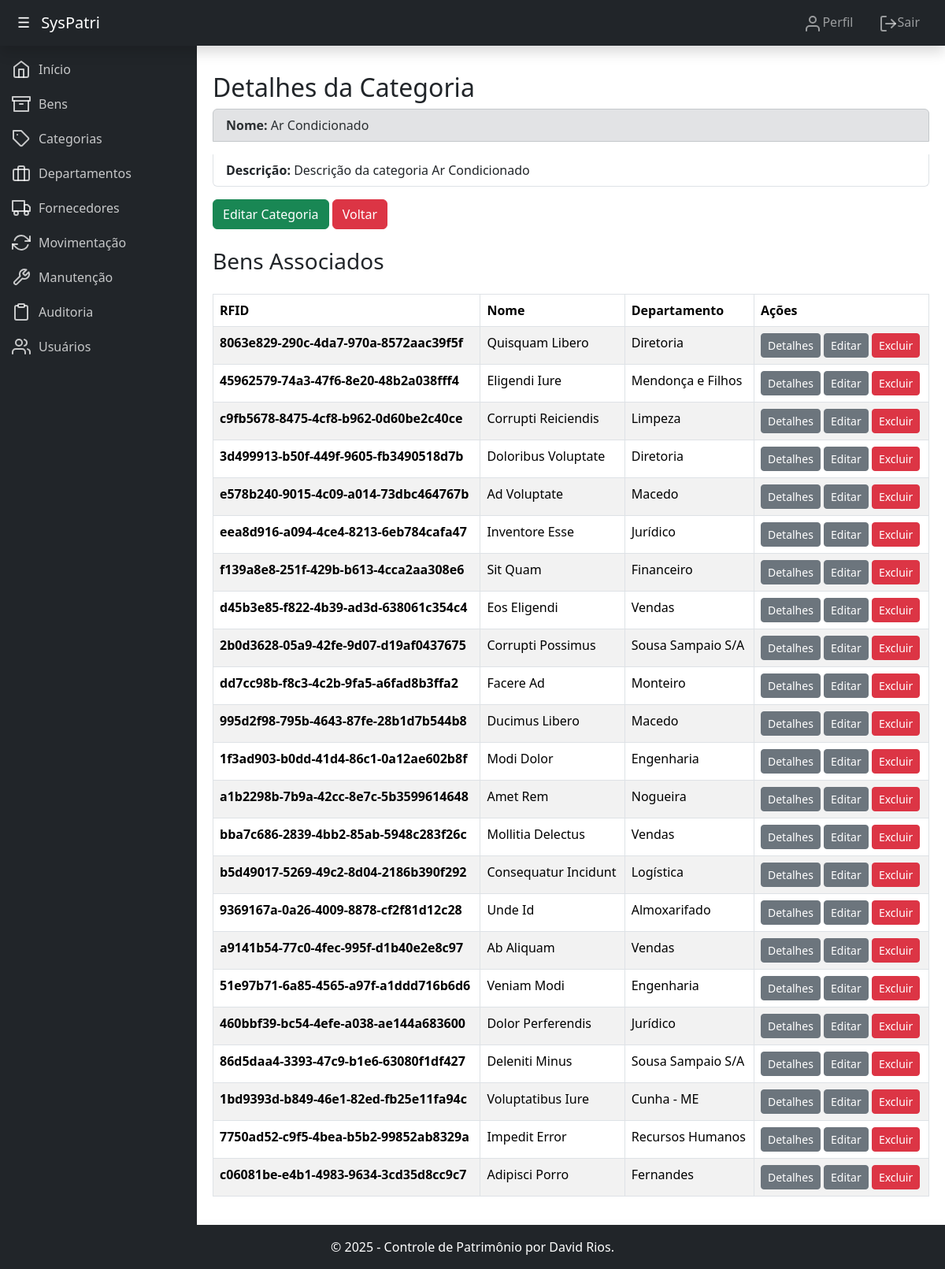
/patrimonio/categorias/detalhes/7/ (signed in), run on an earlier commit of the app's database.
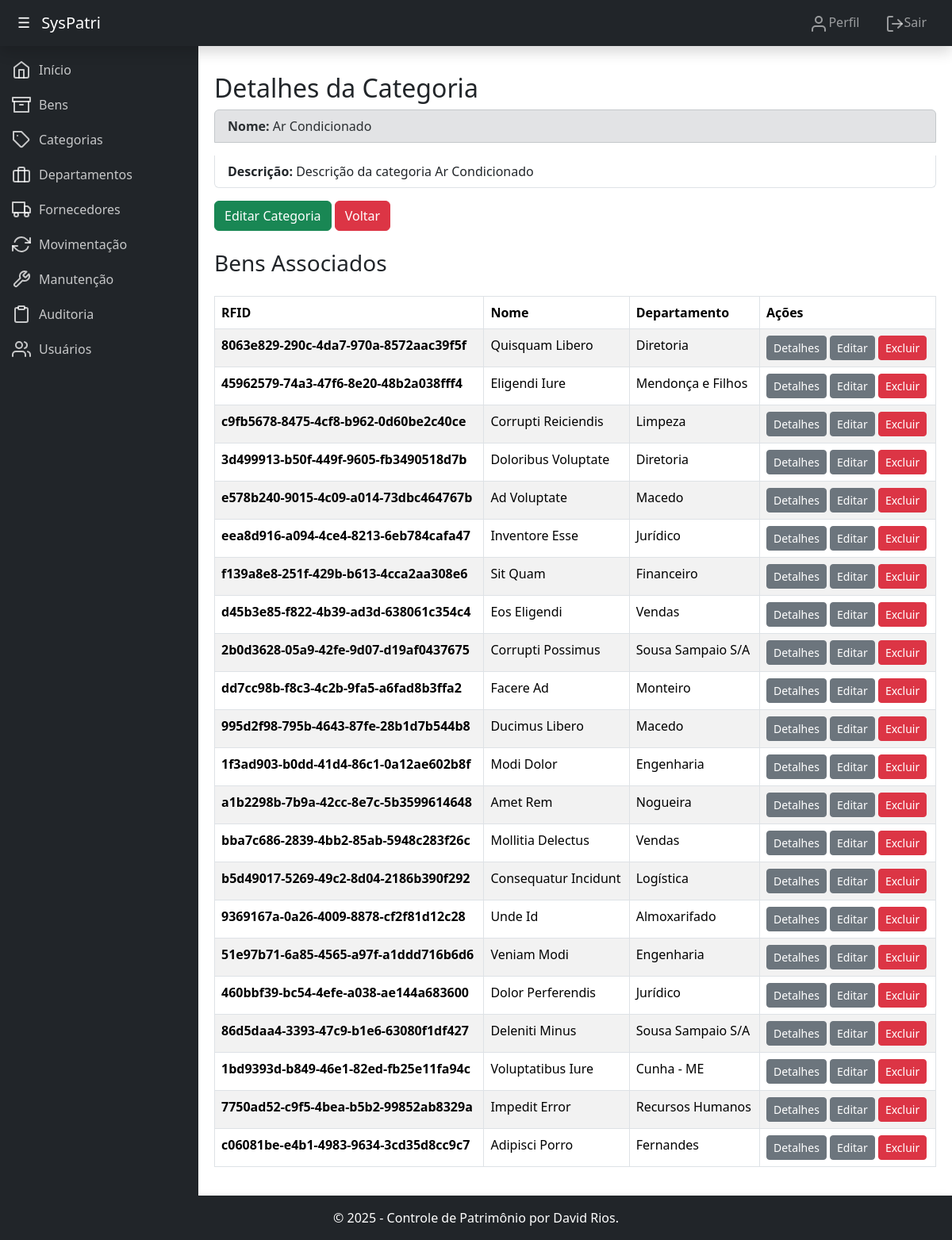
And on a later commit of the database.
### patrimonio/models.py (models this page shows, shortened)
class Categoria(models.Model):
    nome = models.CharField(max_length=100, verbose_name="Nome")
    descricao = models.TextField(blank=True, null=True, verbose_name="Descrição")
    class Meta:
        verbose_name = "Categoria"
        verbose_name_plural = "Categorias"

class Bem(models.Model):
    nome = models.CharField(max_length=100, verbose_name="Nome")
    descricao = models.TextField(blank=True, null=True, verbose_name="Descrição")
    categoria = models.ForeignKey(Categoria, on_delete=models.SET_NULL, null=True, verbose_name="Categoria")
    departamento = models.ForeignKey(Departamento, on_delete=models.SET_NULL, null=True, verbose_name="Departamento")
    fornecedor = models.ForeignKey(Fornecedor, on_delete=models.SET_NULL, null=True, verbose_name="Fornecedor")
    data_aquisicao = models.DateField(verbose_name="Data de Aquisição")
    valor = models.DecimalField(max_digits=10, decimal_places=2, verbose_name="Valor")
    rfid = models.CharField(max_length=50, unique=True, verbose_name="RFID")
    status = models.CharField(max_length=20, choices=[('ativo', 'Ativo'), ('inativo', 'Inativo')], default='ativo', verbose_name="Status")
    class Meta:
        verbose_name = "Bem"
        verbose_name_plural = "Bens"

class Departamento(models.Model):
    nome = models.CharField(max_length=100, verbose_name="Nome")
    responsavel = models.CharField(max_length=100, verbose_name="Responsável")
    telefone = models.CharField(max_length=20, blank=True, null=True, verbose_name="Telefone")
    class Meta:
        verbose_name = "Departamento"
        verbose_name_plural = "Departamentos"

### patrimonio/views.py (the view)
# urls.py: path('categorias/detalhes/<int:pk>/', views.detalhes_categoria, name='detalhes_categoria'),
@login_required
def detalhes_categoria(request, pk):
    categoria = get_object_or_404(Categoria, pk=pk)
    bens = Bem.objects.filter(categoria=categoria)  # Filtra os bens por categoria
    context = {
        'categoria': categoria,
        'bens': bens,  # Passa os bens para o template
    }
    return render(request, 'detalhes_categoria.html', context)

### patrimonio/templates/detalhes_categoria.html (shortened to what this page needs)
{% extends 'base.html' %}
{% block content %}
    <h2>Detalhes da Categoria</h2>
    <ul class="list-group">
        <p class="list-group-item list-group-item-secondary"><strong>Nome:</strong> {{ categoria.nome }}</p>
        <p class="list-group-item"><strong>Descrição:</strong> {{ categoria.descricao }}</p>
    </ul>
    <a class="btn btn-success" href="{% url 'atualizar_categoria' categoria.pk %}">Editar Categoria</a>
    <a class="btn btn-danger" href="{% url 'listar_categorias' %}">Voltar</a>
    <h3 class="mb-4 mt-4">Bens Associados</h3>
    {% if bens %}
        <table class="table table-striped table-bordered">
            <thead>
                <tr>
                    <th>RFID</th>
                    <th>Nome</th>
                    <th>Departamento</th>
                    <th class="w-auto">Ações</th>
                </tr>
            </thead>
            <tbody>
                {% for bem in bens %}
                    <tr>
                        <td><strong>{{ bem.rfid }}</strong></td>
                        <td>{{ bem.nome }}</td>
                        <td>{{ bem.departamento.nome }}</td>
                        <td class="w-auto">
                            <a class="btn btn-secondary btn-sm" href="{% url 'detalhes_bem' bem.pk %}">Detalhes</a>
                            <a class="btn btn-secondary btn-sm" href="{% url 'atualizar_bem' bem.pk %}">Editar</a>
                            <a class="btn btn-danger btn-sm" href="{% url 'excluir_bem' bem.pk %}" onclick="return confirm('Tem certeza que deseja excluir este bem?');">Excluir</a>
                        </td>
                    </tr>
                {% endfor %}
            </tbody>
        </table>
    {% else %}
        <div class="alert alert-info" role="alert">
            Nenhum bem associado a esta categoria.
        </div>
    {% endif %}
{% endblock %}

### core/templates/base.html (shortened to what this page needs)
<!DOCTYPE html>
<html lang="pt-br">
<head>
    {% load static %}
    <link href="{% static 'css/bootstrap.min.css' %}" rel="stylesheet">
    <link href="{% static 'css/custom.css' %}" rel="stylesheet">
</head>
<body class="d-flex flex-column min-vh-100">
    <header>
        <nav class="navbar navbar-dark fixed-top bg-dark shadow px-3">
            <div class="d-flex align-items-center">
                <button class="sidebar-toggle" onclick="toggleSidebar()">☰</button>
                <a class="navbar-brand ms-2" href="{% url 'dashboard' %}" id="logo-syspatri">SysPatri</a>
            </div>
            <ul class="navbar-nav d-flex flex-row">
                <li class="nav-item">
                    <a class="nav-link mx-3" href="{% url 'perfil_usuario' %}">
                        <span data-feather="user"></span>Perfil
                    </a>
                </li>
                <li class="nav-item">
                    <a class="nav-link mx-3" href="{% url 'logout' %}">
                        <span data-feather="log-out"></span>Sair
                    </a>
                </li>
            </ul>
        </nav>
    </header>
    <div class="d-flex">
        <nav class="sidebar bg-dark">
            <div class="sidebar-sticky">
                <ul class="nav flex-column">
                    <li class="nav-item">
                        <a class="nav-link {% if request.resolver_match.url_name == 'dashboard' %}active{% endif %}" href="{% url 'dashboard' %}">
                            <span data-feather="home"></span><span>Início</span>
                        </a>
                    </li>
                    <li class="nav-item">
                        <a class="nav-link {% if request.resolver_match.url_name == 'listar_bens' %}active{% endif %}" href="{% url 'listar_bens' %}">
                            <span data-feather="archive"></span><span>Bens</span>
                        </a>
                    </li>
                    <li class="nav-item">
                        <a class="nav-link {% if request.resolver_match.url_name == 'listar_categorias' %}active{% endif %}" href="{% url 'listar_categorias' %}">
                            <span data-feather="tag"></span><span>Categorias</span>
                        </a>
                    </li>
                    <li class="nav-item">
                        <a class="nav-link {% if request.resolver_match.url_name == 'listar_departamentos' %}active{% endif %}" href="{% url 'listar_departamentos' %}">
                            <span data-feather="briefcase"></span><span>Departamentos</span>
                        </a>
                    </li>
                    <li class="nav-item">
                        <a class="nav-link {% if request.resolver_match.url_name == 'listar_fornecedores' %}active{% endif %}" href="{% url 'listar_fornecedores' %}">
                            <span data-feather="truck"></span><span>Fornecedores</span>
                        </a>
                    </li>
                    <li class="nav-item">
                        <a class="nav-link {% if request.resolver_match.url_name == 'listar_movimentacoes' %}active{% endif %}" href="{% url 'listar_movimentacoes' %}">
                            <span data-feather="refresh-cw"></span><span>Movimentação</span>
                        </a>
                    </li>
                    <li class="nav-item">
                        <a class="nav-link {% if request.resolver_match.url_name == 'listar_manutencoes' %}active{% endif %}" href="{% url 'listar_manutencoes' %}">
                            <span data-feather="tool"></span><span>Manutenção</span>
                        </a>
                    </li>
                    <li class="nav-item">
                        <a class="nav-link {% if request.resolver_match.url_name == 'listar_auditorias' %}active{% endif %}" href="{% url 'listar_auditorias' %}">
                            <span data-feather="clipboard"></span><span>Auditoria</span>
                        </a>
                    </li>
                    <li class="nav-item">
                        <a class="nav-link {% if request.resolver_match.url_name == 'listar_usuarios' %}active{% endif %}" href="{% url 'listar_usuarios' %}">
                            <span data-feather="users"></span><span>Usuários</span>
                        </a>
                    </li>
                </ul>
            </div>
        </nav>
        <main class="main-content flex-grow-1">
            {% block content %}
            {% endblock %}
        </main>
    </div>
    <footer class="footer mt-auto py-3 bg-dark shadow text-center text-white">
        <p class="mb-0">&copy; 2025 - Controle de Patrimônio por David Rios.</p>
    </footer>
</body>
</html>

### core/static/css/custom.css (style rules this page uses)
.sidebar { background-color: #343a40; min-height: 100vh; position: fixed; top: 56px; left: 0; bottom: 0; width: 250px; overflow-y: auto; transition: width 0.3s ease-in-out; padding-top: 10px; }
.sidebar .nav-link { color: rgba(255, 255, 255, 0.75); display: flex; align-items: center; gap: 10px; padding: 10px 15px; transition: background 0.3s; }
.sidebar-toggle { background: none; border: none; color: white; cursor: pointer; font-size: 18px; }
.main-content { margin-left: 250px; margin-top: 56px; padding: 20px; transition: margin-left 0.3s ease-in-out; }
.footer { background-color: #343a40; color: white; text-align: center; padding: 10px; }
.navbar-brand { margin-left: 15px; }

What changed in the data, as far as the page shows it:
removed Bem: rfid "a9141b54-77c0-4fec-995f-d1b40e2e8c97", nome "Ab Aliquam", departamento.nome "Vendas"
